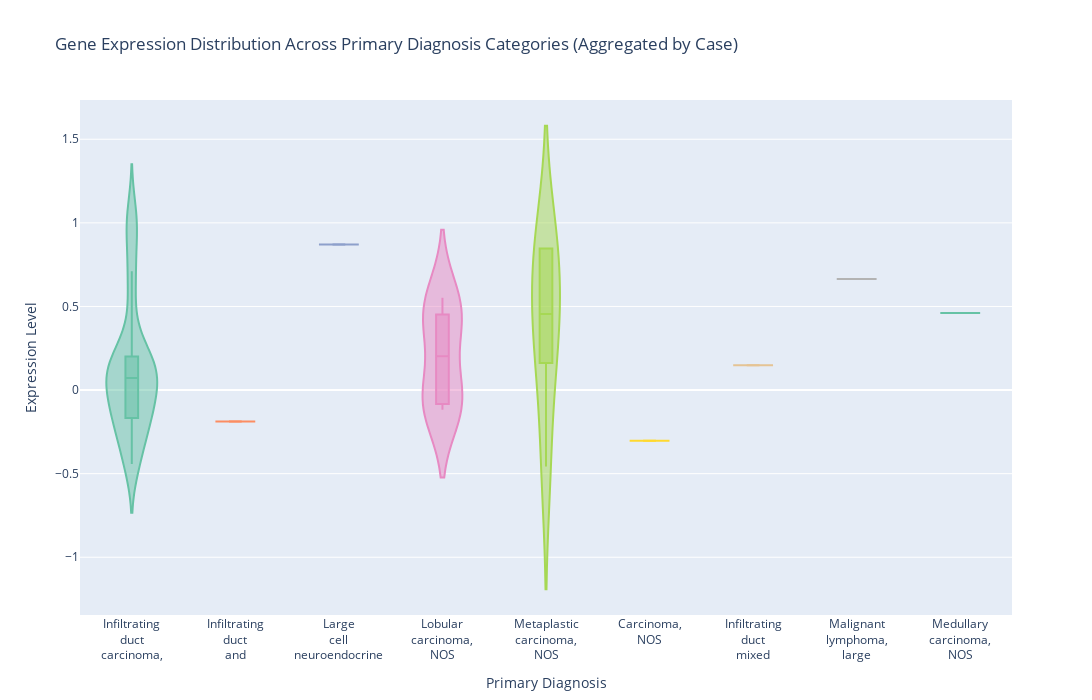

Here is the notebook cell this chart was saved with:
### Code cell
# Aggregate data by case (mean expression for cases with multiple rows)
aggregated_data = reshaped_df_drop.groupby(['Case', 'primary_diagnosis'], as_index=False).agg({'Expression': 'mean'})

# Remove "Not Reported" values from the primary diagnosis column
filtered_data = aggregated_data[aggregated_data['primary_diagnosis'] != "Not Reported"]

# Shorten or format long labels with line breaks
filtered_data['primary_diagnosis'] = filtered_data['primary_diagnosis'].apply(
    lambda x: '<br>'.join(x.split(' ', 3)[:3]) if len(x.split(' ')) > 3 else x.replace(' ', '<br>')
)

# Create a violin plot using Plotly
fig = px.violin(
    filtered_data,
    x='primary_diagnosis',
    y='Expression',
    box=True,  
    points=False,
    color='primary_diagnosis',  
    title="Gene Expression Distribution Across Primary Diagnosis Categories (Aggregated by Case)",
    labels={
        'primary_diagnosis': 'Primary Diagnosis',
        'Expression': 'Expression Level'
    },
    color_discrete_sequence=px.colors.qualitative.Set2 
)


fig.update_layout(
    xaxis_title="Primary Diagnosis",
    yaxis_title="Expression Level",
    xaxis_tickangle=0,  
    showlegend=False,  
    width=1200, 
    height=700  
)


fig.show()

### Figure 1 — Plotly figure (JSON) as saved in the notebook; plotly's stock layout.template omitted (floating-point values rounded to 4 significant figures)
{"data": [{"alignmentgroup": "True", "box": {"visible": true}, "hovertemplate": "Primary Diagnosis=%{x}<br>Expression Level=%{y}<extra></extra>", "legendgroup": "Infiltrating<br>duct<br>carcinoma,", "marker": {"color": "rgb(102,194,165)"}, "name": "Infiltrating<br>duct<br>carcinoma,", "offsetgroup": "Infiltrating<br>duct<br>carcinoma,", "orientation": "v", "points": false, "scalegroup": "True", "showlegend": true, "type": "violin", "x": ["Infiltrating<br>duct<br>carcinoma,", "Infiltrating<br>duct<br>carcinoma,", "Infiltrating<br>duct<br>carcinoma,", "Infiltrating<br>duct<br>carcinoma,", "Infiltrating<br>duct<br>carcinoma,", "Infiltrating<br>duct<br>carcinoma,", "Infiltrating<br>duct<br>carcinoma,", "Infiltrating<br>duct<br>carcinoma,", "Infiltrating<br>duct<br>carcinoma,", "Infiltrating<br>duct<br>carcinoma,", "Infiltrating<br>duct<br>carcinoma,", "Infiltrating<br>duct<br>carcinoma,", "Infiltrating<br>duct<br>carcinoma,", "Infiltrating<br>duct<br>carcinoma,", "Infiltrating<br>duct<br>carcinoma,", "Infiltrating<br>duct<br>carcinoma,", "Infiltrating<br>duct<br>carcinoma,", "Infiltrating<br>duct<br>carcinoma,", "Infiltrating<br>duct<br>carcinoma,", "Infiltrating<br>duct<br>carcinoma,", "Infiltrating<br>duct<br>carcinoma,", "Infiltrating<br>duct<br>carcinoma,", "Infiltrating<br>duct<br>carcinoma,", "Infiltrating<br>duct<br>carcinoma,", "Infiltrating<br>duct<br>carcinoma,", "Infiltrating<br>duct<br>carcinoma,", "Infiltrating<br>duct<br>carcinoma,", "Infiltrating<br>duct<br>carcinoma,", "Infiltrating<br>duct<br>carcinoma,", "Infiltrating<br>duct<br>carcinoma,", "Infiltrating<br>duct<br>carcinoma,"], "x0": " ", "xaxis": "x", "y": [-0.1907, -0.4407, -0.4426, -0.3917, 0.2413, -0.03456, 0.1114, 0.1343, -0.03797, -0.2155, -0.2007, -0.0954, 1.06, -0.2368, 0.1552, 0.2064, -0.09004, 0.8981, 0.07181, 0.5844, 0.08754, 0.3617, -0.09878, -0.2536, 0.7111, 0.1814, 0.07315, 0.02519, 0.1532, 0.9992, 0.0551], "y0": " ", "yaxis": "y"}, {"alignmentgroup": "True", "box": {"visible": true}, "hovertemplate": "Primary Diagnosis=%{x}<br>Expression Level=%{y}<extra></extra>", "legendgroup": "Infiltrating<br>duct<br>and", "marker": {"color": "rgb(252,141,98)"}, "name": "Infiltrating<br>duct<br>and", "offsetgroup": "Infiltrating<br>duct<br>and", "orientation": "v", "points": false, "scalegroup": "True", "showlegend": true, "type": "violin", "x": ["Infiltrating<br>duct<br>and"], "x0": " ", "xaxis": "x", "y": [-0.1886], "y0": " ", "yaxis": "y"}, {"alignmentgroup": "True", "box": {"visible": true}, "hovertemplate": "Primary Diagnosis=%{x}<br>Expression Level=%{y}<extra></extra>", "legendgroup": "Large<br>cell<br>neuroendocrine", "marker": {"color": "rgb(141,160,203)"}, "name": "Large<br>cell<br>neuroendocrine", "offsetgroup": "Large<br>cell<br>neuroendocrine", "orientation": "v", "points": false, "scalegroup": "True", "showlegend": true, "type": "violin", "x": ["Large<br>cell<br>neuroendocrine"], "x0": " ", "xaxis": "x", "y": [0.8706], "y0": " ", "yaxis": "y"}, {"alignmentgroup": "True", "box": {"visible": true}, "hovertemplate": "Primary Diagnosis=%{x}<br>Expression Level=%{y}<extra></extra>", "legendgroup": "Lobular<br>carcinoma,<br>NOS", "marker": {"color": "rgb(231,138,195)"}, "name": "Lobular<br>carcinoma,<br>NOS", "offsetgroup": "Lobular<br>carcinoma,<br>NOS", "orientation": "v", "points": false, "scalegroup": "True", "showlegend": true, "type": "violin", "x": ["Lobular<br>carcinoma,<br>NOS", "Lobular<br>carcinoma,<br>NOS", "Lobular<br>carcinoma,<br>NOS", "Lobular<br>carcinoma,<br>NOS", "Lobular<br>carcinoma,<br>NOS", "Lobular<br>carcinoma,<br>NOS", "Lobular<br>carcinoma,<br>NOS", "Lobular<br>carcinoma,<br>NOS"], "x0": " ", "xaxis": "x", "y": [-0.04958, 0.3988, -0.1175, 0.3874, 0.01552, 0.5061, -0.117, 0.5524], "y0": " ", "yaxis": "y"}, {"alignmentgroup": "True", "box": {"visible": true}, "hovertemplate": "Primary Diagnosis=%{x}<br>Expression Level=%{y}<extra></extra>", "legendgroup": "Metaplastic<br>carcinoma,<br>NOS", "marker": {"color": "rgb(166,216,84)"}, "name": "Metaplastic<br>carcinoma,<br>NOS", "offsetgroup": "Metaplastic<br>carcinoma,<br>NOS", "orientation": "v", "points": false, "scalegroup": "True", "showlegend": true, "type": "violin", "x": ["Metaplastic<br>carcinoma,<br>NOS", "Metaplastic<br>carcinoma,<br>NOS", "Metaplastic<br>carcinoma,<br>NOS", "Metaplastic<br>carcinoma,<br>NOS", "Metaplastic<br>carcinoma,<br>NOS", "Metaplastic<br>carcinoma,<br>NOS"], "x0": " ", "xaxis": "x", "y": [-0.4578, 0.8467, 0.8473, 0.5793, 0.1618, 0.3293], "y0": " ", "yaxis": "y"}, {"alignmentgroup": "True", "box": {"visible": true}, "hovertemplate": "Primary Diagnosis=%{x}<br>Expression Level=%{y}<extra></extra>", "legendgroup": "Carcinoma,<br>NOS", "marker": {"color": "rgb(255,217,47)"}, "name": "Carcinoma,<br>NOS", "offsetgroup": "Carcinoma,<br>NOS", "orientation": "v", "points": false, "scalegroup": "True", "showlegend": true, "type": "violin", "x": ["Carcinoma,<br>NOS"], "x0": " ", "xaxis": "x", "y": [-0.3032], "y0": " ", "yaxis": "y"}, {"alignmentgroup": "True", "box": {"visible": true}, "hovertemplate": "Primary Diagnosis=%{x}<br>Expression Level=%{y}<extra></extra>", "legendgroup": "Infiltrating<br>duct<br>mixed", "marker": {"color": "rgb(229,196,148)"}, "name": "Infiltrating<br>duct<br>mixed", "offsetgroup": "Infiltrating<br>duct<br>mixed", "orientation": "v", "points": false, "scalegroup": "True", "showlegend": true, "type": "violin", "x": ["Infiltrating<br>duct<br>mixed"], "x0": " ", "xaxis": "x", "y": [0.1483], "y0": " ", "yaxis": "y"}, {"alignmentgroup": "True", "box": {"visible": true}, "hovertemplate": "Primary Diagnosis=%{x}<br>Expression Level=%{y}<extra></extra>", "legendgroup": "Malignant<br>lymphoma,<br>large", "marker": {"color": "rgb(179,179,179)"}, "name": "Malignant<br>lymphoma,<br>large", "offsetgroup": "Malignant<br>lymphoma,<br>large", "orientation": "v", "points": false, "scalegroup": "True", "showlegend": true, "type": "violin", "x": ["Malignant<br>lymphoma,<br>large"], "x0": " ", "xaxis": "x", "y": [0.6648], "y0": " ", "yaxis": "y"}, {"alignmentgroup": "True", "box": {"visible": true}, "hovertemplate": "Primary Diagnosis=%{x}<br>Expression Level=%{y}<extra></extra>", "legendgroup": "Medullary<br>carcinoma,<br>NOS", "marker": {"color": "rgb(102,194,165)"}, "name": "Medullary<br>carcinoma,<br>NOS", "offsetgroup": "Medullary<br>carcinoma,<br>NOS", "orientation": "v", "points": false, "scalegroup": "True", "showlegend": true, "type": "violin", "x": ["Medullary<br>carcinoma,<br>NOS"], "x0": " ", "xaxis": "x", "y": [0.4616], "y0": " ", "yaxis": "y"}], "layout": {"height": 700, "legend": {"title": {"text": "Primary Diagnosis"}, "tracegroupgap": 0}, "showlegend": false, "title": {"text": "Gene Expression Distribution Across Primary Diagnosis Categories (Aggregated by Case)"}, "violinmode": "overlay", "width": 1200, "xaxis": {"anchor": "y", "autorange": true, "categoryarray": ["Infiltrating<br>duct<br>carcinoma,", "Infiltrating<br>duct<br>and", "Large<br>cell<br>neuroendocrine", "Lobular<br>carcinoma,<br>NOS", "Metaplastic<br>carcinoma,<br>NOS", "Carcinoma,<br>NOS", "Infiltrating<br>duct<br>mixed", "Malignant<br>lymphoma,<br>large", "Medullary<br>carcinoma,<br>NOS"], "categoryorder": "array", "domain": [0, 1], "range": [-0.5, 8.5], "tickangle": 0, "title": {"text": "Primary Diagnosis"}, "type": "category"}, "yaxis": {"anchor": "x", "autorange": true, "domain": [0, 1], "range": [-1.345, 1.735], "title": {"text": "Expression Level"}, "type": "linear"}}}
